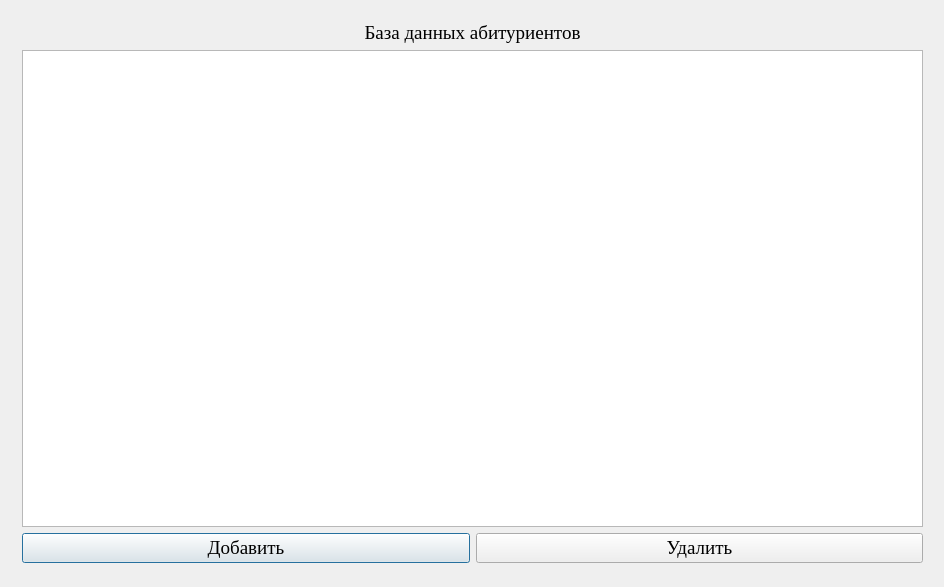
<?xml version="1.0" encoding="UTF-8"?>
<ui version="4.0">
 <class>Bd_abityr</class>
 <widget class="QDialog" name="Bd_abityr">
  <property name="geometry">
   <rect>
    <x>0</x>
    <y>0</y>
    <width>944</width>
    <height>587</height>
   </rect>
  </property>
  <property name="windowTitle">
   <string>Dialog</string>
  </property>
  <widget class="QWidget" name="">
   <property name="geometry">
    <rect>
     <x>22</x>
     <y>22</y>
     <width>901</width>
     <height>541</height>
    </rect>
   </property>
   <layout class="QVBoxLayout" name="verticalLayout">
    <item>
     <widget class="QLabel" name="label">
      <property name="font">
       <font>
        <family>Times New Roman</family>
        <pointsize>14</pointsize>
       </font>
      </property>
      <property name="text">
       <string>&lt;html&gt;&lt;head/&gt;&lt;body&gt;&lt;p align=&quot;center&quot;&gt;База данных абитуриентов&lt;/p&gt;&lt;/body&gt;&lt;/html&gt;</string>
      </property>
     </widget>
    </item>
    <item>
     <widget class="QTableView" name="tableView"/>
    </item>
    <item>
     <layout class="QHBoxLayout" name="horizontalLayout">
      <item>
       <widget class="QPushButton" name="add_ab_btn">
        <property name="font">
         <font>
          <family>Times New Roman</family>
          <pointsize>14</pointsize>
         </font>
        </property>
        <property name="text">
         <string>Добавить</string>
        </property>
       </widget>
      </item>
      <item>
       <widget class="QPushButton" name="del_ab_btn">
        <property name="font">
         <font>
          <family>Times New Roman</family>
          <pointsize>14</pointsize>
         </font>
        </property>
        <property name="text">
         <string>Удалить</string>
        </property>
       </widget>
      </item>
     </layout>
    </item>
   </layout>
  </widget>
 </widget>
 <resources/>
 <connections/>
</ui>
